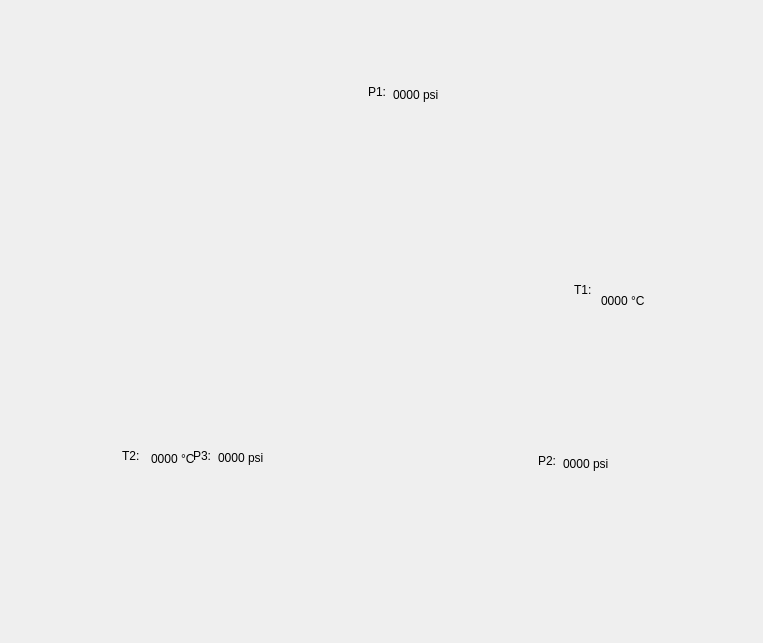
<?xml version="1.0" encoding="UTF-8"?>
<ui version="4.0">
 <class>PIDWindow</class>
 <widget class="QWidget" name="PIDWindow">
  <property name="geometry">
   <rect>
    <x>0</x>
    <y>0</y>
    <width>763</width>
    <height>643</height>
   </rect>
  </property>
  <property name="windowTitle">
   <string>Hybrid PID Diagram</string>
  </property>
  <widget class="QLabel" name="pidDiagramLabel">
   <property name="geometry">
    <rect>
     <x>10</x>
     <y>10</y>
     <width>741</width>
     <height>621</height>
    </rect>
   </property>
   <property name="text">
    <string/>
   </property>
   <property name="pixmap">
    <pixmap>:/diagrams/diagrams/PID_hybrid_readings_trimmed.jpg</pixmap>
   </property>
   <property name="scaledContents">
    <bool>true</bool>
   </property>
  </widget>
  <widget class="QLabel" name="p1ValLabel">
   <property name="geometry">
    <rect>
     <x>393</x>
     <y>69</y>
     <width>51</width>
     <height>51</height>
    </rect>
   </property>
   <property name="styleSheet">
    <string notr="true">font: 700 8pt &quot;Segoe UI&quot;;
color: rgb(0, 0, 0)</string>
   </property>
   <property name="text">
    <string>0000 psi</string>
   </property>
  </widget>
  <widget class="QLabel" name="p1Label">
   <property name="geometry">
    <rect>
     <x>368</x>
     <y>84</y>
     <width>49</width>
     <height>16</height>
    </rect>
   </property>
   <property name="styleSheet">
    <string notr="true">font: 700 12pt &quot;Segoe UI&quot;;
color: rgb(0, 0, 0)</string>
   </property>
   <property name="text">
    <string>P1:</string>
   </property>
  </widget>
  <widget class="QLabel" name="p2ValLabel">
   <property name="geometry">
    <rect>
     <x>563</x>
     <y>438</y>
     <width>51</width>
     <height>51</height>
    </rect>
   </property>
   <property name="styleSheet">
    <string notr="true">font: 700 8pt &quot;Segoe UI&quot;;
color: rgb(0, 0, 0)</string>
   </property>
   <property name="text">
    <string>0000 psi</string>
   </property>
  </widget>
  <widget class="QLabel" name="p2Label">
   <property name="geometry">
    <rect>
     <x>538</x>
     <y>453</y>
     <width>49</width>
     <height>16</height>
    </rect>
   </property>
   <property name="styleSheet">
    <string notr="true">font: 700 12pt &quot;Segoe UI&quot;;
color: rgb(0, 0, 0)</string>
   </property>
   <property name="text">
    <string>P2:</string>
   </property>
  </widget>
  <widget class="QLabel" name="p3ValLabel">
   <property name="geometry">
    <rect>
     <x>218</x>
     <y>432</y>
     <width>51</width>
     <height>51</height>
    </rect>
   </property>
   <property name="styleSheet">
    <string notr="true">font: 700 8pt &quot;Segoe UI&quot;;
color: rgb(0, 0, 0)</string>
   </property>
   <property name="text">
    <string>0000 psi</string>
   </property>
  </widget>
  <widget class="QLabel" name="p3Label">
   <property name="geometry">
    <rect>
     <x>193</x>
     <y>448</y>
     <width>49</width>
     <height>16</height>
    </rect>
   </property>
   <property name="styleSheet">
    <string notr="true">font: 700 12pt &quot;Segoe UI&quot;;
color: rgb(0, 0, 0)</string>
   </property>
   <property name="text">
    <string>P3:</string>
   </property>
  </widget>
  <widget class="QLabel" name="t1ValLabel">
   <property name="geometry">
    <rect>
     <x>601</x>
     <y>275</y>
     <width>51</width>
     <height>51</height>
    </rect>
   </property>
   <property name="styleSheet">
    <string notr="true">font: 700 8pt &quot;Segoe UI&quot;;
color: rgb(0, 0, 0)</string>
   </property>
   <property name="text">
    <string>0000 °C</string>
   </property>
  </widget>
  <widget class="QLabel" name="t1Label">
   <property name="geometry">
    <rect>
     <x>574</x>
     <y>282</y>
     <width>49</width>
     <height>16</height>
    </rect>
   </property>
   <property name="styleSheet">
    <string notr="true">font: 700 12pt &quot;Segoe UI&quot;;
color: rgb(0, 0, 0)</string>
   </property>
   <property name="text">
    <string>T1:</string>
   </property>
  </widget>
  <widget class="QLabel" name="p1ValLabel_2">
   <property name="geometry">
    <rect>
     <x>151</x>
     <y>433</y>
     <width>51</width>
     <height>51</height>
    </rect>
   </property>
   <property name="styleSheet">
    <string notr="true">font: 700 8pt &quot;Segoe UI&quot;;
color: rgb(0, 0, 0)</string>
   </property>
   <property name="text">
    <string>0000 °C</string>
   </property>
  </widget>
  <widget class="QLabel" name="p1Label_2">
   <property name="geometry">
    <rect>
     <x>122</x>
     <y>448</y>
     <width>49</width>
     <height>16</height>
    </rect>
   </property>
   <property name="styleSheet">
    <string notr="true">font: 700 12pt &quot;Segoe UI&quot;;
color: rgb(0, 0, 0)</string>
   </property>
   <property name="text">
    <string>T2:</string>
   </property>
  </widget>
 </widget>
 <resources/>
 <connections/>
</ui>
